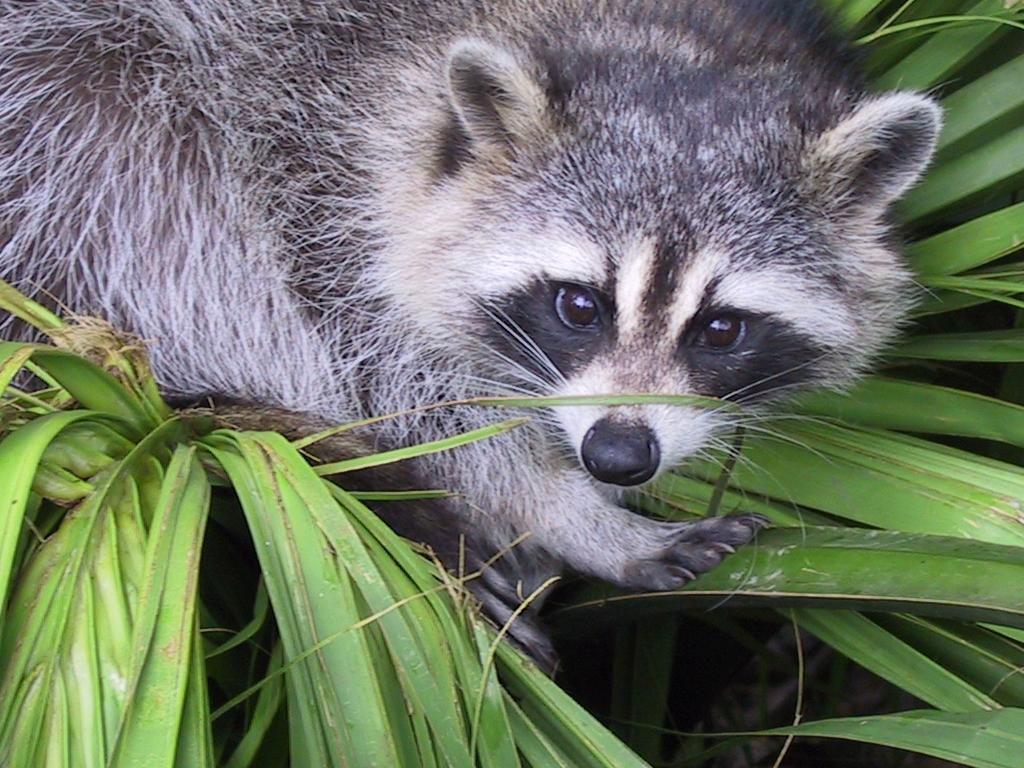
#> input picture Module02/ex03/animal.jpeg, 1024 x 768 px
$ python zoom.py
#> lines starting #> are read from the running program, lines starting #| are printed output that depends on the picture
### Module02/ex02/load_image.py
from PIL import Image
from numpy import asarray
from numpy import ndarray


def ft_load(path: str) -> ndarray:
    """This function loads an image into a numpy array.
    Args:
        path (str): The path to the image."""
#> called with path = 'animal.jpeg'
    try:
        if (type(path) is not str):
            print("AssertionError: path is not a string")
            return None
        if (len(path) == 0):
            print("AssertionError: path is empty")
            return None
        path_segments = path.lower().split(".")
        if (len(path_segments) == 1):
            print("AssertionError: path has no extension")
            return None
        if (path_segments[-1] != "jpeg" and path_segments[-1] != "jpg"):
            print("AssertionError: only jpeg and jpg images are supported")
            return None
        img = Image.open(path)
#> img is the input picture: PIL image 1024x768 RGB; mean R, G, B 110.7, 117.7, 102.1
        img_arr = asarray(img)
        print(f"The shape of image is: {img_arr.shape}")
#| The shape of image is: (768, 1024, 3)
        return img_arr
    except FileNotFoundError:
        print("AssertionError: file not found")
    except Exception:
        print("AssertionError: image file not supported")
    return None

### Module02/ex03/zoom.py
from load_image import ft_load
import matplotlib.pyplot as plt


def main():
    image = ft_load("animal.jpeg")
    if (image is None):
        return
    print(image)
#> (printed output is left out)

    # slice the image
    half_w = image.shape[0] // 2
#> half_w = 384
    half_h = image.shape[1] // 2
#> half_h = 512
    w_offset = half_w // 2
#> w_offset = 192
    h_offset = half_h // 2
#> h_offset = 256
    shortest_side = min(half_w, half_h)
#> shortest_side = 384
    sliced_image = image[w_offset: w_offset + shortest_side,
                         h_offset: h_offset + shortest_side]
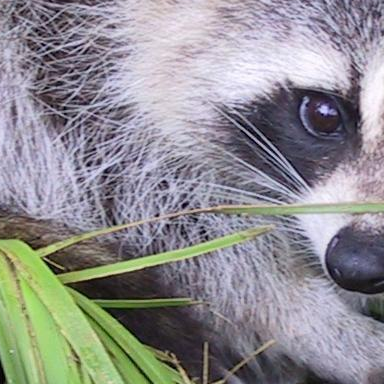
#> sliced_image: shape (384, 384, 3); mean R, G, B 143, 141.8, 144.8

    # apply grayscale filter
    grayscale_image = sliced_image.copy()
    for i in range(sliced_image.shape[0]):
        for j in range(sliced_image.shape[1]):
            grayscale_image[i][j] = sum(sliced_image[i][j]) / 3
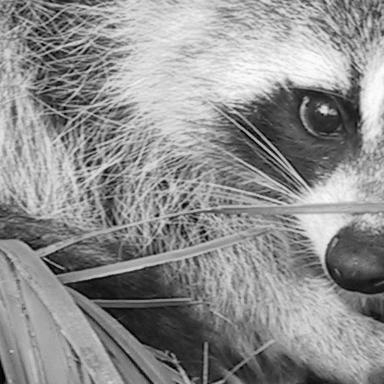
#> grayscale_image: shape (384, 384, 3); min 0, max 254, mean 142.9

    # display the image
    print(f"New shape after slicing: {grayscale_image.shape}")
#| New shape after slicing: (384, 384, 3)
    print(grayscale_image)
#> (printed output is left out)
    plt.imshow(grayscale_image)
    plt.show()


if __name__ == "__main__":
    main()
